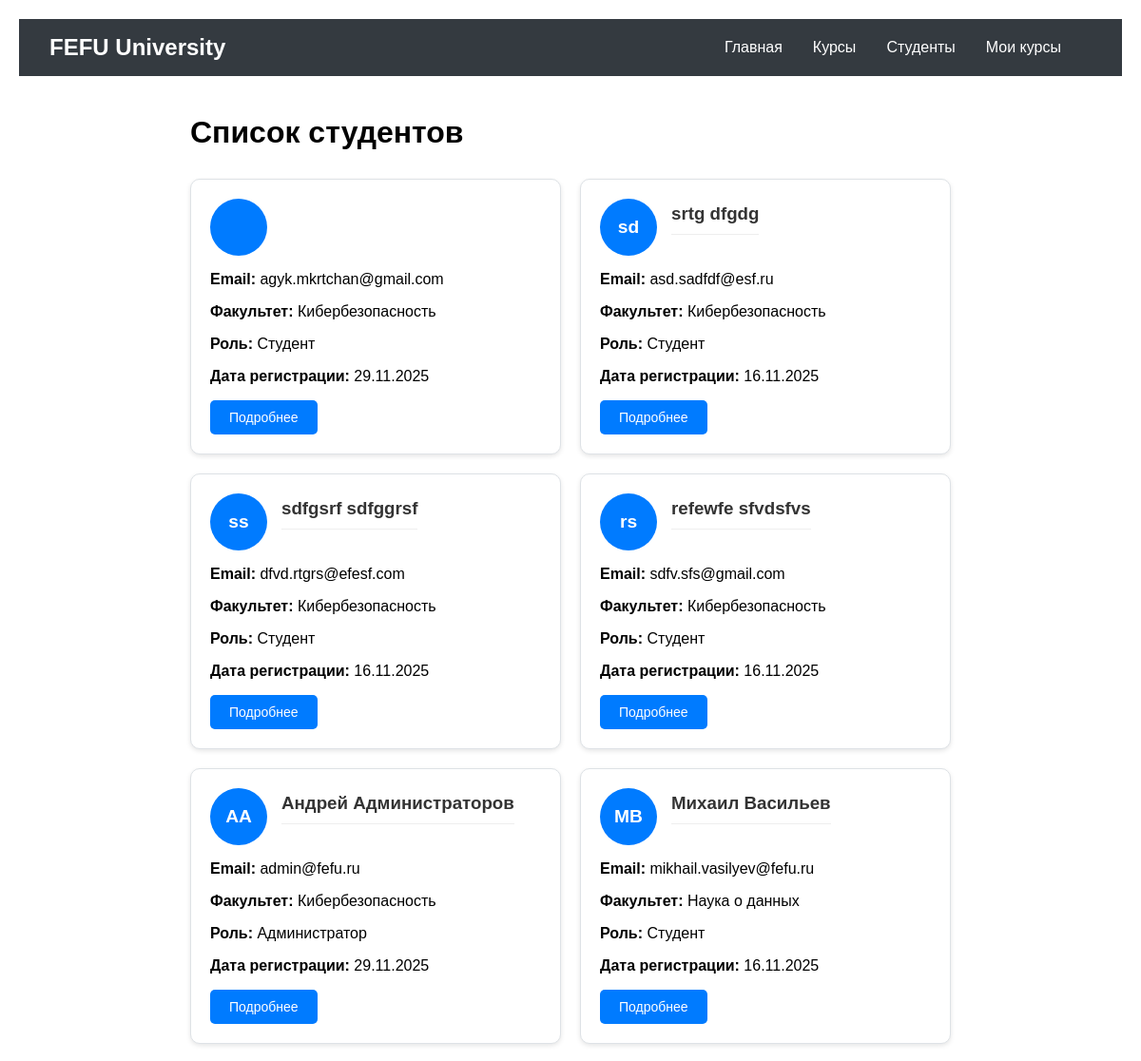
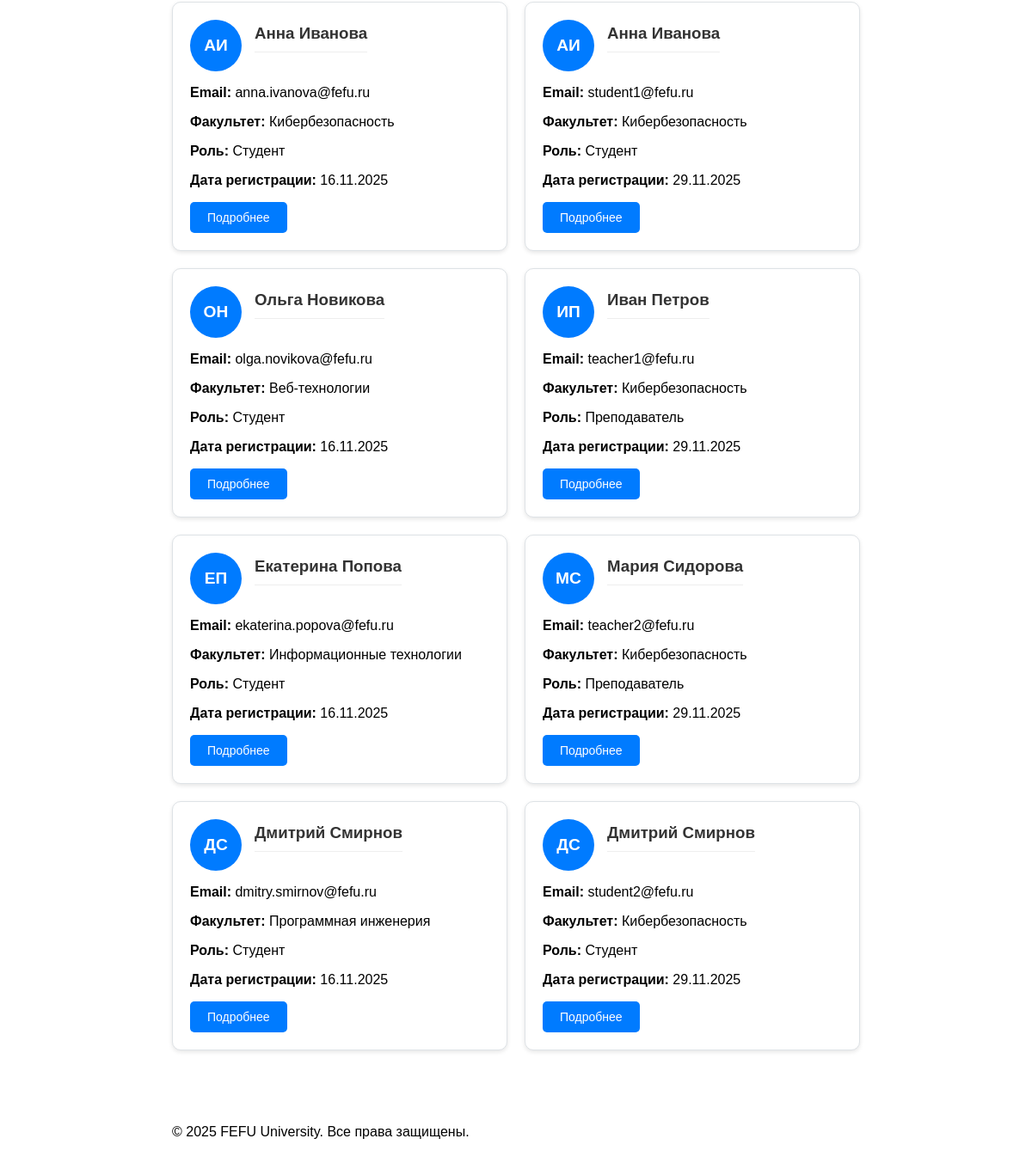
The app's page /students/ (signed in) with its own data (2 pictures, top to bottom).
### fefu_lab/models.py (models this page shows, shortened)
class Student(models.Model):
    ROLE_CHOICES = [
        ('STUDENT', 'Студент'),
        ('TEACHER', 'Преподаватель'),
        ('ADMIN', 'Администратор'),
    ]
    FACULTY_CHOICES = [
        ('CS', 'Кибербезопасность'),
        ('SE', 'Программная инженерия'),
        ('IT', 'Информационные технологии'),
        ('DS', 'Наука о данных'),
        ('WEB', 'Веб-технологии'),
    ]
    user = models.OneToOneField(
        User,
        on_delete=models.CASCADE,
        related_name='student_profile',
        verbose_name='Пользователь',
        null=True,
        blank=True
    )
    first_name = models.CharField(
        max_length=100,
        verbose_name='Имя'
    )
    last_name = models.CharField(
        max_length=100,
        verbose_name='Фамилия'
    )
    email = models.EmailField(
        unique=True,
        verbose_name='Электронная почта'
    )
    birth_date = models.DateField(
        null=True,
        blank=True,
        verbose_name='Дата рождения'
    )
    faculty = models.CharField(
        max_length=3,
        choices=FACULTY_CHOICES,
        default='CS',
        verbose_name='Факультет'
    )
    phone = models.CharField(
        max_length=20,
        blank=True,
        verbose_name='Телефон'
    )
    avatar = models.ImageField(
        upload_to=user_avatar_path,
        blank=True,
        null=True,
        verbose_name='Аватар'
    )
    bio = models.TextField(
        blank=True,
        verbose_name='О себе'
    )
    role = models.CharField(
        max_length=10,
        choices=ROLE_CHOICES,
        default='STUDENT',
        verbose_name='Роль'
    )
    created_at = models.DateTimeField(
        auto_now_add=True,
        verbose_name='Дата создания'
    )
    class Meta:
        verbose_name = 'Профиль студента'
        verbose_name_plural = 'Профили студентов'
        ordering = ['last_name', 'first_name']

### fefu_lab/views.py (the view)
# urls.py: path('students/', views.student_list, name='student_list'),
def student_list(request):
    students = Student.objects.all().order_by('last_name', 'first_name')
    return render(request, 'fefu_lab/student_list.html', {
        'students': students,
        'title': 'Список студентов'
    })

### fefu_lab/templates/fefu_lab/student_list.html (shortened to what this page needs)
{% extends "fefu_lab/base.html" %}
{% block content %}
<div class="container">
    <h1>Список студентов</h1>
    {% if students %}
        <div class="students-grid">
            {% for student in students %}
                <div class="student-card">
                    <div class="student-header">
                        {% if student.avatar %}
                            <img src="{{ student.avatar.url }}" alt="Аватар" class="student-avatar">
                        {% else %}
                            <div class="student-avatar-placeholder">
                                {{ student.first_name|first }}{{ student.last_name|first }}
                            </div>
                        {% endif %}
                        <h3>{{ student.first_name }} {{ student.last_name }}</h3>
                    </div>
                    <p><strong>Email:</strong> {{ student.email }}</p>
                    <p><strong>Факультет:</strong> {{ student.get_faculty_display }}</p>
                    <p><strong>Роль:</strong> {{ student.get_role_display }}</p>
                    <p><strong>Дата регистрации:</strong> {{ student.created_at|date:"d.m.Y" }}</p>
                    <a href="{% url 'student_detail' student.pk %}" class="btn">Подробнее</a>
                </div>
            {% endfor %}
        </div>
    {% else %}
        <p>Пока нет зарегистрированных студентов.</p>
    {% endif %}
</div>
{% endblock %}

### fefu_lab/css/style.css (style rules this page uses)
body { font-family: Arial, sans-serif; margin: 20px; }
.btn { background: #007bff; color: white; padding: 12px 24px; border: none; border-radius: 5px; cursor: pointer; font-size: 16px; text-decoration: none; display: inline-block; }
.container { max-width: 800px; margin: 0 auto; padding: 20px; }
.students-grid { display: grid; grid-template-columns: repeat(auto-fit, minmax(300px, 1fr)); gap: 20px; margin: 30px 0; }
.student-card { background: white; padding: 20px; border-radius: 10px; border: 1px solid #dee2e6; box-shadow: 0 2px 5px rgba(0,0,0,0.1); }
.student-card h3 { margin-top: 0; color: #333; border-bottom: 1px solid #eee; padding-bottom: 10px; }
.student-header { display: flex; align-items: center; gap: 15px; margin-bottom: 15px; }
.student-avatar-placeholder { width: 60px; height: 60px; border-radius: 50%; background: #007bff; color: white; display: flex; align-items: center; justify-content: center; font-weight: bold; font-size: 1.2em; }
.btn { display: inline-block; padding: 10px 20px; background: #007bff; color: white; text-decoration: none; border-radius: 5px; border: none; cursor: pointer; font-size: 14px; transition: background 0.3s; }

### records on screen
Student: email "agyk.mkrtchan@gmail.com", faculty "Кибербезопасность", role "Студент", created_at "29.11.2025"
Student: first_name|first "s", last_name|first "d", first_name "srtg", last_name "dfgdg", email "asd.sadfdf@esf.ru", faculty "Кибербезопасность", role "Студент", created_at "16.11.2025"
Student: first_name|first "s", last_name|first "s", first_name "sdfgsrf", last_name "sdfggrsf", email "dfvd.rtgrs@efesf.com", faculty "Кибербезопасность", role "Студент", created_at "16.11.2025"
Student: first_name|first "r", last_name|first "s", first_name "refewfe", last_name "sfvdsfvs", email "sdfv.sfs@gmail.com", faculty "Кибербезопасность", role "Студент", created_at "16.11.2025"
Student: first_name|first "А", last_name|first "А", first_name "Андрей", last_name "Администраторов", email "admin@fefu.ru", faculty "Кибербезопасность", role "Администратор", created_at "29.11.2025"
Student: first_name|first "М", last_name|first "В", first_name "Михаил", last_name "Васильев", email "mikhail.vasilyev@fefu.ru", faculty "Наука о данных", role "Студент", created_at "16.11.2025"
Student: first_name|first "А", last_name|first "И", first_name "Анна", last_name "Иванова", email "anna.ivanova@fefu.ru", faculty "Кибербезопасность", role "Студент", created_at "16.11.2025"
Student: first_name|first "А", last_name|first "И", first_name "Анна", last_name "Иванова", email "student1@fefu.ru", faculty "Кибербезопасность", role "Студент", created_at "29.11.2025"
Student: first_name|first "О", last_name|first "Н", first_name "Ольга", last_name "Новикова", email "olga.novikova@fefu.ru", faculty "Веб-технологии", role "Студент", created_at "16.11.2025"
Student: first_name|first "И", last_name|first "П", first_name "Иван", last_name "Петров", email "teacher1@fefu.ru", faculty "Кибербезопасность", role "Преподаватель", created_at "29.11.2025"
Student: first_name|first "Е", last_name|first "П", first_name "Екатерина", last_name "Попова", email "ekaterina.popova@fefu.ru", faculty "Информационные технологии", role "Студент", created_at "16.11.2025"
Student: first_name|first "М", last_name|first "С", first_name "Мария", last_name "Сидорова", email "teacher2@fefu.ru", faculty "Кибербезопасность", role "Преподаватель", created_at "29.11.2025"
Student: first_name|first "Д", last_name|first "С", first_name "Дмитрий", last_name "Смирнов", email "dmitry.smirnov@fefu.ru", faculty "Программная инженерия", role "Студент", created_at "16.11.2025"
Student: first_name|first "Д", last_name|first "С", first_name "Дмитрий", last_name "Смирнов", email "student2@fefu.ru", faculty "Кибербезопасность", role "Студент", created_at "29.11.2025"
